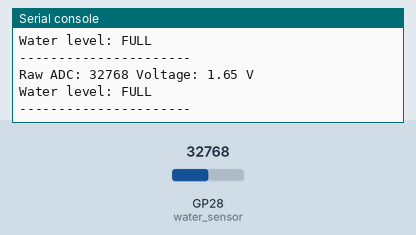
This program was run on a simulated Raspberry Pi Pico running MicroPython. Parts: the last lines printed to the serial console. Inputs (shaded band) come from the test bench; at power-on: GP28 (water_sensor) = 32768 (analog values on the 0–65535 scale).

Above: at 1.2 s.
1.3 s: GP28 (water_sensor) set to 30345
At 2.8 s:
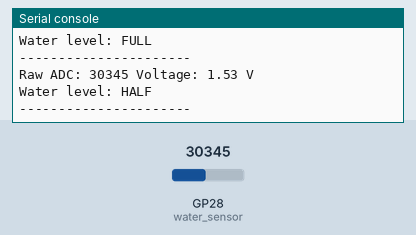
4.5 s: GP28 (water_sensor) set to 14345
At 5.8 s:
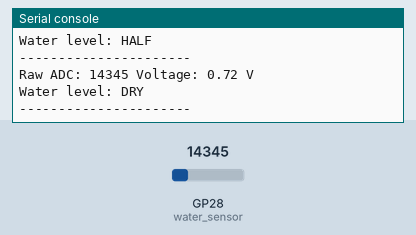
Timing chart, 0 to 7.5 s (numbered marks = the images above; inputs shaded):
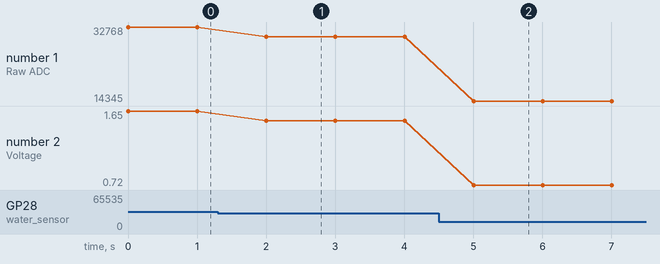

The program:

water-level-sensor.py
```python
from machine import ADC, Pin
import time

# GP26 is ADC0
water_sensor = ADC(28)

# Pico reference voltage
VREF = 3.3
ADC_MAX = 65535  # 16-bit ADC in MicroPython

while True:
    raw = water_sensor.read_u16()
    voltage = (raw / ADC_MAX) * VREF

    print("Raw ADC:", raw, "Voltage:", round(voltage, 2), "V")

    # Simple thresholds (adjust these!)
    if raw < 15000:
        level = "DRY"
    elif raw < 31000:
        level = "HALF"
    else:
        level = "FULL"

    print("Water level:", level)
    print("----------------------")

    time.sleep(1)
```

Measured:
- after the input at 1.3 s, the serial console: prints a new line after 0.70 s (image 1)
- after the input at 4.5 s, the serial console: prints a new line after 0.51 s (image 2)
- plotted number 1: 32768 → 30345 after the input at 1.3 s, 30345 → 14345 after the input at 4.5 s
- plotted number 2: 1.65 → 1.53 after the input at 1.3 s, 1.53 → 0.72 after the input at 4.5 s
